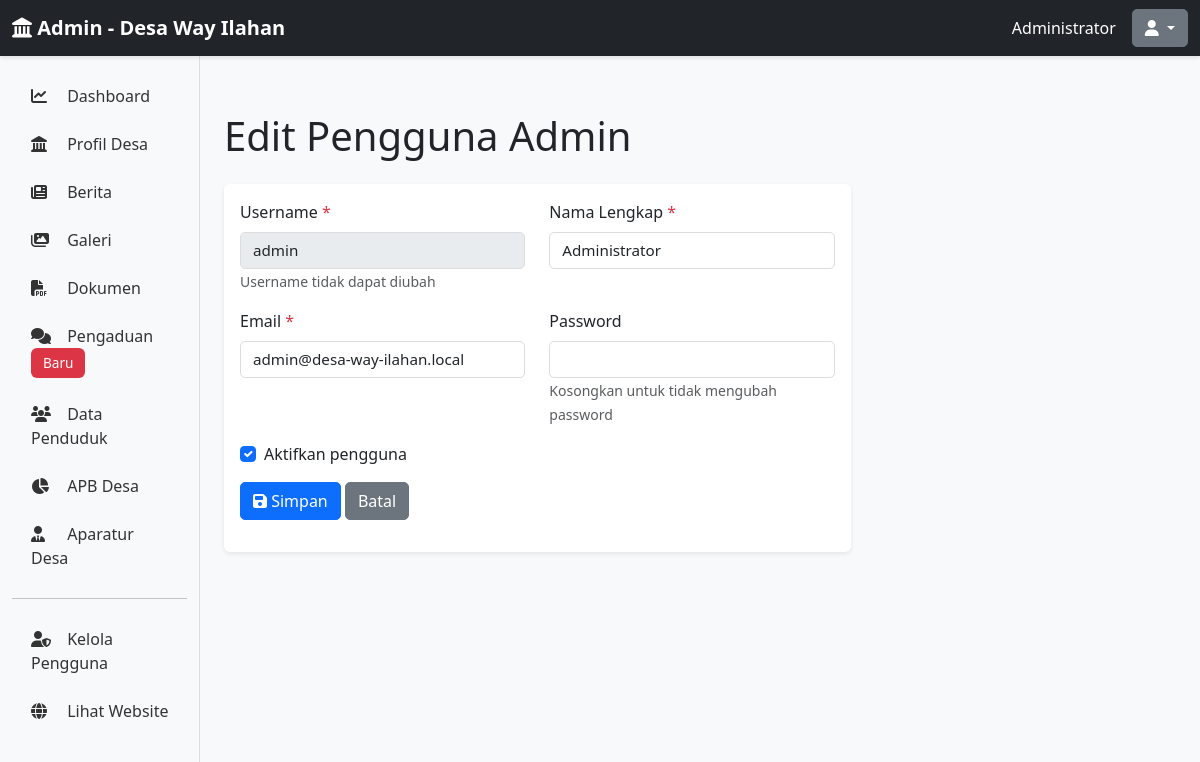
/admin/pengguna/1/edit (signed in), run on the app's committed database.
### app/models.py (models this page shows, shortened)
class Admin(UserMixin, db.Model):
    id = db.Column(db.Integer, primary_key=True)
    username = db.Column(db.String(80), unique=True, nullable=False, index=True)
    email = db.Column(db.String(120), unique=True, nullable=False, index=True)
    password_hash = db.Column(db.String(255), nullable=False)
    full_name = db.Column(db.String(120), nullable=False)
    is_active = db.Column(db.Boolean, default=True)
    created_at = db.Column(db.DateTime, default=datetime.utcnow)
    last_login = db.Column(db.DateTime)

### app/routes.py (the view, shortened to what this page needs)
@admin_bp.route('/pengguna/<int:id>/edit', methods=['GET', 'POST'])
@login_required
def edit_pengguna(id):
    pengguna = Admin.query.get_or_404(id)
    return render_template('admin/pengguna/form.html', pengguna=pengguna, action='Edit')

### app/templates/admin/pengguna/form.html (shortened to what this page needs)
{% extends "admin/base.html" %}
{% block content %}
<h1 class="mt-4 mb-4">{{ action }} Pengguna Admin</h1>
<div class="row">
    <div class="col-lg-8">
        <form method="POST">
            <div class="card">
                <div class="card-body">
                    <div class="row">
                        <div class="col-md-6 mb-3">
                            <label for="username" class="form-label">Username <span class="text-danger">*</span></label>
                            <input type="text" class="form-control" id="username" name="username" value="{{ pengguna.username if pengguna else '' }}" {% if pengguna %}disabled{% else %}required{% endif %}>
                            {% if pengguna %}
                            <small class="text-muted">Username tidak dapat diubah</small>
                            {% endif %}
                        </div>
                        <div class="col-md-6 mb-3">
                            <label for="full_name" class="form-label">Nama Lengkap <span class="text-danger">*</span></label>
                            <input type="text" class="form-control" id="full_name" name="full_name" value="{{ pengguna.full_name if pengguna else '' }}" required>
                        </div>
                    </div>
                    <div class="row">
                        <div class="col-md-6 mb-3">
                            <label for="email" class="form-label">Email <span class="text-danger">*</span></label>
                            <input type="email" class="form-control" id="email" name="email" value="{{ pengguna.email if pengguna else '' }}" required>
                        </div>
                        <div class="col-md-6 mb-3">
                            <label for="password" class="form-label">Password {% if not pengguna %}<span class="text-danger">*</span>{% endif %}</label>
                            <input type="password" class="form-control" id="password" name="password" {% if not pengguna %}required{% endif %}>
                            {% if pengguna %}
                            <small class="text-muted">Kosongkan untuk tidak mengubah password</small>
                            {% endif %}
                        </div>
                    </div>
                    {% if pengguna %}
                    <div class="mb-3 form-check">
                        <input type="checkbox" class="form-check-input" id="is_active" name="is_active"
                               {% if pengguna.is_active %}checked{% endif %} value="on">
                        <label class="form-check-label" for="is_active">
                            Aktifkan pengguna
                        </label>
                    </div>
                    {% endif %}
                    <div class="mb-3">
                        <button type="submit" class="btn btn-primary">
                            <i class="fas fa-save"></i> Simpan
                        </button>
                        <a href="{{ url_for('admin.kelola_pengguna') }}" class="btn btn-secondary">Batal</a>
                    </div>
                </div>
            </div>
        </form>
    </div>
</div>
{% endblock %}

### app/templates/admin/base.html (shortened to what this page needs)
<!DOCTYPE html>
<html lang="id">
<head>
    <link href="https://cdn.jsdelivr.net/npm/bootstrap@5.3.0/dist/css/bootstrap.min.css" rel="stylesheet">
    <link rel="stylesheet" href="https://cdnjs.cloudflare.com/ajax/libs/font-awesome/6.4.0/css/all.min.css">
    <link rel="stylesheet" href="{{ url_for('static', filename='css/admin.css') }}">
</head>
<body>
    <nav class="navbar navbar-dark bg-dark sticky-top">
        <div class="container-fluid">
            <a class="navbar-brand" href="{{ url_for('admin.dashboard') }}">
                <i class="fas fa-landmark"></i> <strong>Admin - Desa Way Ilahan</strong>
            </a>
            <div class="d-flex align-items-center">
                <span class="text-white me-3">{{ current_user.full_name }}</span>
                <div class="dropdown">
                    <button class="btn btn-secondary dropdown-toggle" type="button" data-bs-toggle="dropdown">
                        <i class="fas fa-user"></i>
                    </button>
                </div>
            </div>
        </div>
    </nav>
    <div class="container-fluid">
        <div class="row">
            <nav class="col-md-2 d-md-block bg-light sidebar">
                <div class="position-sticky pt-3">
                    <ul class="nav flex-column">
                        <li class="nav-item">
                            <a class="nav-link" href="{{ url_for('admin.dashboard') }}">
                                <i class="fas fa-chart-line"></i> Dashboard
                            </a>
                        </li>
                        <li class="nav-item">
                            <a class="nav-link" href="{{ url_for('admin.edit_profil_desa') }}">
                                <i class="fas fa-landmark"></i> Profil Desa
                            </a>
                        </li>
                        <li class="nav-item">
                            <a class="nav-link" href="{{ url_for('admin.kelola_berita') }}">
                                <i class="fas fa-newspaper"></i> Berita
                            </a>
                        </li>
                        <li class="nav-item">
                            <a class="nav-link" href="{{ url_for('admin.kelola_galeri') }}">
                                <i class="fas fa-images"></i> Galeri
                            </a>
                        </li>
                        <li class="nav-item">
                            <a class="nav-link" href="{{ url_for('admin.kelola_dokumen') }}">
                                <i class="fas fa-file-pdf"></i> Dokumen
                            </a>
                        </li>
                        <li class="nav-item">
                            <a class="nav-link" href="{{ url_for('admin.kelola_pengaduan') }}">
                                <i class="fas fa-comments"></i> Pengaduan <span class="badge bg-danger">Baru</span>
                            </a>
                        </li>
                        <li class="nav-item">
                            <a class="nav-link" href="{{ url_for('admin.kelola_penduduk') }}">
                                <i class="fas fa-users"></i> Data Penduduk
                            </a>
                        </li>
                        <li class="nav-item">
                            <a class="nav-link" href="{{ url_for('admin.kelola_apb') }}">
                                <i class="fas fa-chart-pie"></i> APB Desa
                            </a>
                        </li>
                        <li class="nav-item">
                            <a class="nav-link" href="{{ url_for('admin.kelola_aparatur') }}">
                                <i class="fas fa-user-tie"></i> Aparatur Desa
                            </a>
                        </li>
                        <hr>
                        <li class="nav-item">
                            <a class="nav-link" href="{{ url_for('admin.kelola_pengguna') }}">
                                <i class="fas fa-user-shield"></i> Kelola Pengguna
                            </a>
                        </li>
                        <li class="nav-item">
                            <a class="nav-link" href="{{ url_for('public.index') }}">
                                <i class="fas fa-globe"></i> Lihat Website
                            </a>
                        </li>
                    </ul>
                </div>
            </nav>
            <main class="col-md-10 ms-sm-auto px-md-4">
                {% block content %}{% endblock %}
            </main>
        </div>
    </div>
</body>
</html>

### app/static/css/admin.css (style rules this page uses)
:root { --primary-color: #0d6efd; --sidebar-bg: #f8f9fa; --sidebar-border: #ddd; }
body { font-family: 'Segoe UI', Tahoma, Geneva, Verdana, sans-serif; background-color: #f8f9fa; }
.sidebar { height: calc(100vh - 56px); border-right: 1px solid var(--sidebar-border); overflow-y: auto; position: sticky; top: 56px; }
.sidebar .nav-link { color: #333; border-left: 3px solid transparent; transition: all 0.3s ease; padding: 0.75rem 1rem; }
.sidebar .nav-link i { width: 1.5rem; margin-right: 0.5rem; }
main { padding-top: 2rem; padding-bottom: 2rem; }
.navbar-dark { box-shadow: 0 2px 4px rgba(0, 0, 0, 0.1); }
.card { border: none; box-shadow: 0 2px 4px rgba(0, 0, 0, 0.08); margin-bottom: 1.5rem; transition: box-shadow 0.3s ease; }
.badge { padding: 0.5rem 0.75rem; font-size: 0.85rem; font-weight: 500; }
.btn { border-radius: 5px; font-weight: 500; transition: all 0.3s ease; }
.btn-primary { background-color: var(--primary-color); border-color: var(--primary-color); }
.form-control, .form-select { border-radius: 5px; border: 1px solid #ddd; font-size: 0.95rem; }
.form-label { font-weight: 500; margin-bottom: 0.5rem; }

### data on the page
Admin: full_name "Administrator", username "admin", email "admin@desa-way-ilahan.local", is_active "☑"

### other printed values
{{ action }} "Edit"
